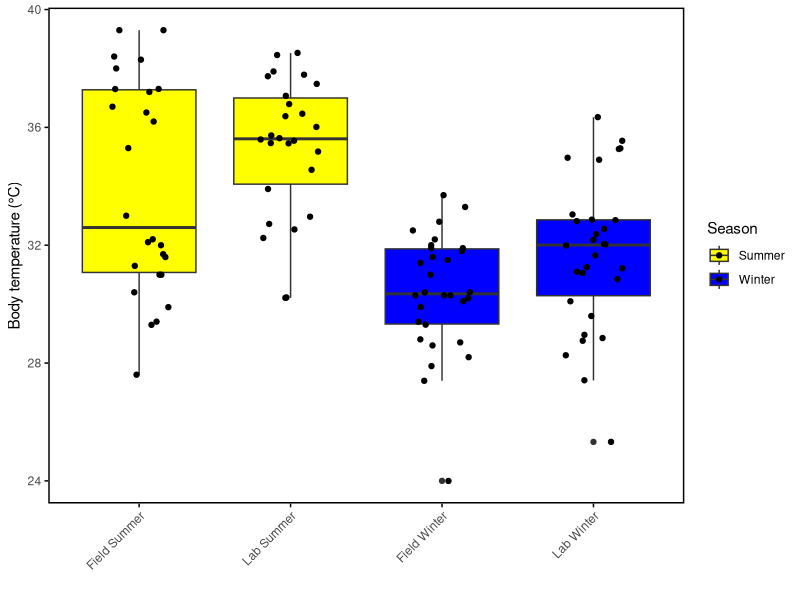

Reproduce this figure in R.
library(nlme)
options(scipen = 999)
Data <- read.csv("Data/Data of TPref and field body temperatures.txt")
quantile(Data[Data$Temp_Origin=="Lab" & Data$Season=="Summer",]$Body_Temperature)
# 0%      25%      50%      75%     100% 
# 30.21111 34.07222 35.61111 36.99722 38.52222 
quantile(Data[Data$Temp_Origin=="Lab" & Data$Season=="Summer",]$Body_Temperature, c(0.1, 0.9))
# 10%      90% 
#   32.38889 37.84444
mean(Data[Data$Temp_Origin=="Lab" & Data$Season=="Summer",]$Body_Temperature)
# [1] 35.32863
sd(Data[Data$Temp_Origin=="Lab" & Data$Season=="Summer",]$Body_Temperature)

quantile(Data[Data$Temp_Origin=="Lab" & Data$Season=="Winter",]$Body_Temperature)
# 0%      25%      50%      75%     100% 
# 25.32222 30.28611 32.00556 32.86111 36.34444
quantile(Data[Data$Temp_Origin=="Lab" & Data$Season=="Winter",]$Body_Temperature, c(0.1, 0.9))
# 10%      90% 
#   28.70667 35.26889
mean(Data[Data$Temp_Origin=="Lab" & Data$Season=="Winter",]$Body_Temperature)
# [1] 31.71444
sd(Data[Data$Temp_Origin=="Lab" & Data$Season=="Winter",]$Body_Temperature)
# [1] 2.589436

lme.model <- lme(Body_Temperature ~ Temp_Origin*Season, data = Data, weights = varIdent(form =~1|Temp_Origin*Season), random=~1|ID) 
summary(lme.model)
#remove insignificant interaction
lme.model <- lme(Body_Temperature ~ Temp_Origin+Season, data = Data, weights = varIdent(form =~1|Temp_Origin*Season),  random=~1|ID) 
summary(lme.model)

library(plyr)
results  = ddply(Data[Data$Temp_Origin=="Lab",], .(Season), summarise, mean = mean(Body_Temperature), sd=sd(Body_Temperature), CI10 = quantile(Body_Temperature, 0.10), CI90 = quantile(Body_Temperature, 0.90))


#create Figure S3
library(ggplot2)
Labels_X <- c("Field Summer", "Lab Summer", "Field Winter","Lab Winter")
# Create interaction of Season and Temp_Origin
Data$Interaction <- interaction(Data$Season, Data$Temp_Origin)

# Convert Interaction to an ordered factor
Data$Interaction <- factor(Data$Interaction, levels = c("Summer.Field", "Summer.Lab", "Winter.Field", "Winter.Lab"))

ggplot(Data, aes(x = Interaction, y = Body_Temperature, fill = Season), outlier.shape = NA)+
  geom_boxplot() +
  geom_jitter(width = 0.2, ) +
  scale_fill_manual(values = c("Summer" = "yellow1", "Winter" = "blue")) +
  theme_minimal() +
  scale_x_discrete(name="",labels=Labels_X)+
  scale_y_continuous(name="Body temperature (°C)") + 
  theme(axis.text.x = element_text(angle = 45, hjust = 1),
        axis.ticks = element_line(size = 0.5, color = "black"), # adjust size and color of the ticks here
        panel.grid.major = element_blank(), 
        panel.grid.minor = element_blank(),
        panel.border = element_rect(colour = "black", fill = NA, size = 1))
  
